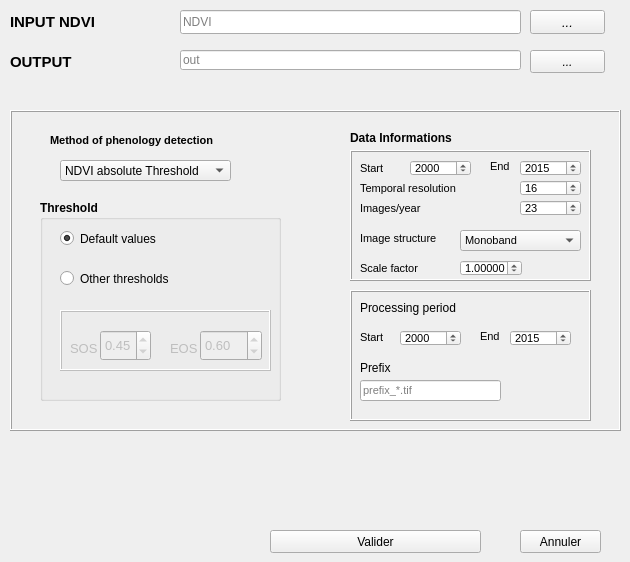
   <widget class="QWidget" name="metriquePheno">
    <attribute name="title">
     <string>Phenology detection</string>
    </attribute>
    <widget class="QFrame" name="parametrePheno">
     <property name="enabled">
      <bool>true</bool>
     </property>
     <property name="geometry">
      <rect>
       <x>10</x>
       <y>110</y>
       <width>611</width>
       <height>321</height>
      </rect>
     </property>
     <property name="font">
      <font>
       <pointsize>11</pointsize>
       <weight>75</weight>
       <bold>true</bold>
      </font>
     </property>
     <property name="frameShape">
      <enum>QFrame::Box</enum>
     </property>
     <property name="frameShadow">
      <enum>QFrame::Raised</enum>
     </property>
     <widget class="QLabel" name="label_methode">
      <property name="geometry">
       <rect>
        <x>40</x>
        <y>20</y>
        <width>201</width>
        <height>20</height>
       </rect>
      </property>
      <property name="font">
       <font>
        <pointsize>8</pointsize>
        <weight>75</weight>
        <bold>true</bold>
       </font>
      </property>
      <property name="toolTip">
       <string>&lt;html&gt;&lt;head/&gt;&lt;body&gt;&lt;p&gt;Liste déroulante dans laquelle se trouve 3 methodes de détection de métrique phénologique.&lt;/p&gt;&lt;/body&gt;&lt;/html&gt;</string>
      </property>
      <property name="text">
       <string>Method of phenology detection</string>
      </property>
     </widget>
     <widget class="QGroupBox" name="threshold">
      <property name="enabled">
       <bool>true</bool>
      </property>
      <property name="geometry">
       <rect>
        <x>30</x>
        <y>90</y>
        <width>241</width>
        <height>201</height>
       </rect>
      </property>
      <property name="font">
       <font>
        <pointsize>9</pointsize>
        <weight>75</weight>
        <bold>true</bold>
       </font>
      </property>
      <property name="title">
       <string>Threshold</string>
      </property>
      <property name="flat">
       <bool>false</bool>
      </property>
      <property name="checkable">
       <bool>false</bool>
      </property>
      <property name="checked">
       <bool>false</bool>
      </property>
      <widget class="QRadioButton" name="radioButton_default">
       <property name="geometry">
        <rect>
         <x>20</x>
         <y>30</y>
         <width>131</width>
         <height>17</height>
        </rect>
       </property>
       <property name="font">
        <font>
         <pointsize>9</pointsize>
         <weight>50</weight>
         <bold>false</bold>
        </font>
       </property>
       <property name="toolTip">
        <string>&lt;html&gt;&lt;head/&gt;&lt;body&gt;&lt;p&gt;pour chaque méthode le seuil par défaut correspond aux seuils utilisés soient dans l'article d'origine de la méthode.&lt;/p&gt;&lt;p&gt;&lt;span style=&quot; font-weight:600;&quot;&gt;NDVI absolute threshold : SOS=0.45 et EOS=0.6 &lt;/span&gt;&lt;/p&gt;&lt;p&gt;&lt;span style=&quot; font-weight:600;&quot;&gt;NDVI relative threshold : SOS =0.25 et EOS=0.75 (Adapted from VITO, SIGMA project,2013-2017)&lt;/span&gt;&lt;/p&gt;&lt;p&gt;&lt;br/&gt;&lt;/p&gt;&lt;/body&gt;&lt;/html&gt;</string>
       </property>
       <property name="text">
        <string>Default values</string>
       </property>
       <property name="checked">
        <bool>true</bool>
       </property>
      </widget>
      <widget class="QFrame" name="frame_seuil">
       <property name="enabled">
        <bool>false</bool>
       </property>
       <property name="geometry">
        <rect>
         <x>20</x>
         <y>110</y>
         <width>211</width>
         <height>61</height>
        </rect>
       </property>
       <property name="frameShape">
        <enum>QFrame::Box</enum>
       </property>
       <property name="frameShadow">
        <enum>QFrame::Raised</enum>
       </property>
       <widget class="QDoubleSpinBox" name="seuilEOS">
        <property name="enabled">
         <bool>false</bool>
        </property>
        <property name="geometry">
         <rect>
          <x>140</x>
          <y>20</y>
          <width>62</width>
          <height>31</height>
         </rect>
        </property>
        <property name="font">
         <font>
          <pointsize>10</pointsize>
          <weight>50</weight>
          <bold>false</bold>
         </font>
        </property>
        <property name="value">
         <double>0.600000000000000</double>
        </property>
       </widget>
       <widget class="QLabel" name="label_eos">
        <property name="geometry">
         <rect>
          <x>110</x>
          <y>30</y>
          <width>31</width>
          <height>16</height>
         </rect>
        </property>
        <property name="font">
         <font>
          <pointsize>10</pointsize>
          <weight>50</weight>
          <bold>false</bold>
         </font>
        </property>
        <property name="toolTip">
         <string>&lt;html&gt;&lt;head/&gt;&lt;body&gt;&lt;p&gt;EOS ou End Of Season: seuil utilisé pour la détection de la fin de la saison&lt;/p&gt;&lt;/body&gt;&lt;/html&gt;</string>
        </property>
        <property name="text">
         <string>EOS</string>
        </property>
       </widget>
       <widget class="QDoubleSpinBox" name="seuilSOS">
        <property name="enabled">
         <bool>false</bool>
        </property>
        <property name="geometry">
         <rect>
          <x>40</x>
          <y>20</y>
          <width>51</width>
          <height>31</height>
         </rect>
        </property>
        <property name="font">
         <font>
          <pointsize>10</pointsize>
          <weight>50</weight>
          <bold>false</bold>
         </font>
        </property>
        <property name="value">
         <double>0.450000000000000</double>
        </property>
       </widget>
       <widget class="QLabel" name="label_sos">
        <property name="geometry">
         <rect>
          <x>10</x>
          <y>30</y>
          <width>41</width>
          <height>16</height>
         </rect>
        </property>
        <property name="font">
         <font>
          <pointsize>10</pointsize>
          <weight>50</weight>
          <bold>false</bold>
         </font>
        </property>
        <property name="toolTip">
         <string>&lt;html&gt;&lt;head/&gt;&lt;body&gt;&lt;p&gt;SOS ou Start of Season: seuil utilisé pour la détection du début de la saison&lt;/p&gt;&lt;/body&gt;&lt;/html&gt;</string>
        </property>
        <property name="text">
         <string>SOS</string>
        </property>
       </widget>
       <zorder>label_eos</zorder>
       <zorder>label_sos</zorder>
       <zorder>seuilSOS</zorder>
       <zorder>seuilEOS</zorder>
      </widget>
      <widget class="QRadioButton" name="radioButton_seuil">
       <property name="geometry">
        <rect>
         <x>20</x>
         <y>70</y>
         <width>141</width>
         <height>17</height>
        </rect>
       </property>
       <property name="font">
        <font>
         <pointsize>9</pointsize>
         <weight>50</weight>
         <bold>false</bold>
        </font>
       </property>
       <property name="toolTip">
        <string>&lt;html&gt;&lt;head/&gt;&lt;body&gt;&lt;p&gt;Donne la possibilité de modifier les seuils&lt;/p&gt;&lt;/body&gt;&lt;/html&gt;</string>
       </property>
       <property name="text">
        <string>Other thresholds</string>
       </property>
      </widget>
      <zorder>frame_seuil</zorder>
      <zorder>radioButton_default</zorder>
      <zorder>radioButton_seuil</zorder>
     </widget>
     <widget class="QComboBox" name="methode">
      <property name="geometry">
       <rect>
        <x>50</x>
        <y>50</y>
        <width>171</width>
        <height>21</height>
       </rect>
      </property>
      <property name="font">
       <font>
        <pointsize>9</pointsize>
        <weight>50</weight>
        <bold>false</bold>
       </font>
      </property>
      <property name="toolTip">
       <string>Liste déroulante dans laquelle se trouve 3 methodes de détection de métrique phénologique.</string>
      </property>
      <item>
       <property name="text">
        <string>NDVI absolute Threshold</string>
       </property>
      </item>
      <item>
       <property name="text">
        <string>NDVI relative Threshold</string>
       </property>
      </item>
      <item>
       <property name="text">
        <string>Automatic</string>
       </property>
      </item>
     </widget>
     <widget class="QFrame" name="frame_6">
      <property name="geometry">
       <rect>
        <x>340</x>
        <y>40</y>
        <width>241</width>
        <height>131</height>
       </rect>
      </property>
      <property name="frameShape">
       <enum>QFrame::Box</enum>
      </property>
      <property name="frameShadow">
       <enum>QFrame::Raised</enum>
      </property>
      <widget class="QLabel" name="label__interpol_6">
       <property name="geometry">
        <rect>
         <x>140</x>
         <y>10</y>
         <width>46</width>
         <height>13</height>
        </rect>
       </property>
       <property name="font">
        <font>
         <pointsize>8</pointsize>
         <weight>50</weight>
         <italic>false</italic>
         <bold>false</bold>
        </font>
       </property>
       <property name="toolTip">
        <string>&lt;html&gt;&lt;head/&gt;&lt;body&gt;&lt;p&gt;Année de fin de la série temporelle (2015 par exemple)&lt;/p&gt;&lt;/body&gt;&lt;/html&gt;</string>
       </property>
       <property name="text">
        <string>End</string>
       </property>
      </widget>
      <widget class="QLabel" name="label__interpol_7">
       <property name="geometry">
        <rect>
         <x>10</x>
         <y>10</y>
         <width>51</width>
         <height>16</height>
        </rect>
       </property>
       <property name="font">
        <font>
         <pointsize>8</pointsize>
         <weight>50</weight>
         <italic>false</italic>
         <bold>false</bold>
        </font>
       </property>
       <property name="toolTip">
        <string>&lt;html&gt;&lt;head/&gt;&lt;body&gt;&lt;p&gt;année de début de la série temporelle (2000 par exemple)&lt;/p&gt;&lt;/body&gt;&lt;/html&gt;</string>
       </property>
       <property name="text">
        <string>Start</string>
       </property>
      </widget>
      <widget class="QSpinBox" name="spinBox_fin_2">
       <property name="geometry">
        <rect>
         <x>170</x>
         <y>10</y>
         <width>61</width>
         <height>16</height>
        </rect>
       </property>
       <property name="font">
        <font>
         <pointsize>8</pointsize>
         <weight>50</weight>
         <italic>false</italic>
         <bold>false</bold>
        </font>
       </property>
       <property name="maximum">
        <number>3000</number>
       </property>
       <property name="value">
        <number>2015</number>
       </property>
      </widget>
      <widget class="QLabel" name="label_15">
       <property name="geometry">
        <rect>
         <x>10</x>
         <y>50</y>
         <width>121</width>
         <height>16</height>
        </rect>
       </property>
       <property name="font">
        <font>
         <pointsize>8</pointsize>
         <weight>50</weight>
         <bold>false</bold>
        </font>
       </property>
       <property name="toolTip">
        <string>&lt;html&gt;&lt;head/&gt;&lt;body&gt;&lt;p&gt;Nombre d'images disponible par an&lt;/p&gt;&lt;/body&gt;&lt;/html&gt;</string>
       </property>
       <property name="text">
        <string>Images/year</string>
       </property>
      </widget>
      <widget class="QSpinBox" name="nbreImageAn_2">
       <property name="geometry">
        <rect>
         <x>170</x>
         <y>50</y>
         <width>61</width>
         <height>16</height>
        </rect>
       </property>
       <property name="font">
        <font>
         <pointsize>8</pointsize>
         <weight>50</weight>
         <italic>false</italic>
         <bold>false</bold>
        </font>
       </property>
       <property name="minimum">
        <number>0</number>
       </property>
       <property name="maximum">
        <number>3000</number>
       </property>
       <property name="value">
        <number>23</number>
       </property>
      </widget>
      <widget class="QSpinBox" name="frequenceJour_2">
       <property name="geometry">
        <rect>
         <x>170</x>
         <y>30</y>
         <width>61</width>
         <height>16</height>
        </rect>
       </property>
       <property name="font">
        <font>
         <pointsize>8</pointsize>
         <weight>50</weight>
         <italic>false</italic>
         <bold>false</bold>
        </font>
       </property>
       <property name="minimum">
        <number>0</number>
       </property>
       <property name="maximum">
        <number>3000</number>
       </property>
       <property name="value">
        <number>16</number>
       </property>
      </widget>
      <widget class="QSpinBox" name="spinBox_debut_2">
       <property name="geometry">
        <rect>
         <x>60</x>
         <y>10</y>
         <width>61</width>
         <height>16</height>
        </rect>
       </property>
       <property name="font">
        <font>
         <pointsize>8</pointsize>
         <weight>50</weight>
         <italic>false</italic>
         <bold>false</bold>
        </font>
       </property>
       <property name="minimum">
        <number>0</number>
       </property>
       <property name="maximum">
        <number>3000</number>
       </property>
       <property name="value">
        <number>2000</number>
       </property>
      </widget>
      <widget class="QLabel" name="label_16">
       <property name="geometry">
        <rect>
         <x>10</x>
         <y>30</y>
         <width>101</width>
         <height>16</height>
        </rect>
       </property>
       <property name="font">
        <font>
         <pointsize>8</pointsize>
         <weight>50</weight>
         <bold>false</bold>
        </font>
       </property>
       <property name="toolTip">
        <string>&lt;html&gt;&lt;head/&gt;&lt;body&gt;&lt;p&gt;Resolution temporelle ( 16 pour les données NDVI de  MODIS)&lt;/p&gt;&lt;/body&gt;&lt;/html&gt;</string>
       </property>
       <property name="text">
        <string>Temporal resolution</string>
       </property>
      </widget>
      <widget class="QDoubleSpinBox" name="facteurEchelle_2">
       <property name="geometry">
        <rect>
         <x>110</x>
         <y>110</y>
         <width>62</width>
         <height>16</height>
        </rect>
       </property>
       <property name="font">
        <font>
         <pointsize>8</pointsize>
         <weight>50</weight>
         <bold>false</bold>
        </font>
       </property>
       <property name="decimals">
        <number>5</number>
       </property>
       <property name="value">
        <double>1.000000000000000</double>
       </property>
      </widget>
      <widget class="QLabel" name="label_19">
       <property name="geometry">
        <rect>
         <x>10</x>
         <y>110</y>
         <width>81</width>
         <height>16</height>
        </rect>
       </property>
       <property name="font">
        <font>
         <pointsize>8</pointsize>
         <weight>50</weight>
         <bold>false</bold>
        </font>
       </property>
       <property name="toolTip">
        <string>&lt;html&gt;&lt;head/&gt;&lt;body&gt;&lt;p&gt;Souvent pour des raisons d'enregistrement ou autres les données sont multipliées ou divisées par une valeur. Cette valeur permet de ramener les données à leurs valeurs initiales. Par défaut, sa valeur est de 1 ce qui signifie qu'on a pas besoin d'effectuer un changement d'echelle. &lt;/p&gt;&lt;/body&gt;&lt;/html&gt;</string>
       </property>
       <property name="text">
        <string>Scale factor</string>
       </property>
      </widget>
      <widget class="QLabel" name="label_23">
       <property name="geometry">
        <rect>
         <x>10</x>
         <y>80</y>
         <width>91</width>
         <height>16</height>
        </rect>
       </property>
       <property name="font">
        <font>
         <pointsize>8</pointsize>
         <weight>50</weight>
         <bold>false</bold>
        </font>
       </property>
       <property name="toolTip">
        <string>&lt;html&gt;&lt;head/&gt;&lt;body&gt;&lt;p&gt;Structuration des données. Elles peuvent être monobande, image par an ou une image pluriannuelle.&lt;/p&gt;&lt;/body&gt;&lt;/html&gt;</string>
       </property>
       <property name="text">
        <string>Image structure</string>
       </property>
      </widget>
      <widget class="QComboBox" name="type_image_2">
       <property name="geometry">
        <rect>
         <x>110</x>
         <y>80</y>
         <width>121</width>
         <height>21</height>
        </rect>
       </property>
       <property name="font">
        <font>
         <pointsize>8</pointsize>
         <weight>50</weight>
         <italic>false</italic>
         <bold>false</bold>
        </font>
       </property>
       <property name="currentIndex">
        <number>0</number>
       </property>
       <item>
        <property name="text">
         <string>Monoband</string>
        </property>
       </item>
       <item>
        <property name="text">
         <string>Yearly image</string>
        </property>
       </item>
       <item>
        <property name="text">
         <string>Pluri-annual</string>
        </property>
       </item>
      </widget>
     </widget>
     <widget class="QLabel" name="label_17">
      <property name="geometry">
       <rect>
        <x>340</x>
        <y>20</y>
        <width>191</width>
        <height>16</height>
       </rect>
      </property>
      <property name="font">
       <font>
        <pointsize>9</pointsize>
        <weight>75</weight>
        <bold>true</bold>
       </font>
      </property>
      <property name="text">
       <string>Data Informations</string>
      </property>
     </widget>
     <widget class="QFrame" name="frame_7">
      <property name="geometry">
       <rect>
        <x>340</x>
        <y>180</y>
        <width>241</width>
        <height>131</height>
       </rect>
      </property>
      <property name="font">
       <font>
        <weight>50</weight>
        <bold>false</bold>
       </font>
      </property>
      <property name="frameShape">
       <enum>QFrame::Box</enum>
      </property>
      <property name="frameShadow">
       <enum>QFrame::Raised</enum>
      </property>
      <widget class="QLabel" name="label__interpol_8">
       <property name="geometry">
        <rect>
         <x>130</x>
         <y>40</y>
         <width>46</width>
         <height>13</height>
        </rect>
       </property>
       <property name="font">
        <font>
         <pointsize>8</pointsize>
         <weight>50</weight>
         <italic>false</italic>
         <bold>false</bold>
        </font>
       </property>
       <property name="toolTip">
        <string>&lt;html&gt;&lt;head/&gt;&lt;body&gt;&lt;p&gt;Année de fin de traitement (superieure à la date de début de la serie et inferieure ou égale à la date de fin de la série)&lt;/p&gt;&lt;/body&gt;&lt;/html&gt;</string>
       </property>
       <property name="text">
        <string>End</string>
       </property>
      </widget>
      <widget class="QLabel" name="label__interpol_9">
       <property name="geometry">
        <rect>
         <x>10</x>
         <y>40</y>
         <width>51</width>
         <height>16</height>
        </rect>
       </property>
       <property name="font">
        <font>
         <pointsize>8</pointsize>
         <weight>50</weight>
         <italic>false</italic>
         <bold>false</bold>
        </font>
       </property>
       <property name="toolTip">
        <string>&lt;html&gt;&lt;head/&gt;&lt;body&gt;&lt;p&gt;Année du début de traitement (superieure ou égale à la date de debut de la serie et inferieure à la date de fin de la série et aussi inferieure à la date de fin de traitement)&lt;/p&gt;&lt;/body&gt;&lt;/html&gt;</string>
       </property>
       <property name="text">
        <string>Start</string>
       </property>
       <property name="textInteractionFlags">
        <set>Qt::LinksAccessibleByMouse|Qt::TextSelectableByMouse</set>
       </property>
      </widget>
      <widget class="QSpinBox" name="debutTraitement_2">
       <property name="geometry">
        <rect>
         <x>50</x>
         <y>40</y>
         <width>61</width>
         <height>16</height>
        </rect>
       </property>
       <property name="font">
        <font>
         <pointsize>8</pointsize>
         <weight>50</weight>
         <italic>false</italic>
         <bold>false</bold>
        </font>
       </property>
       <property name="minimum">
        <number>0</number>
       </property>
       <property name="maximum">
        <number>3000</number>
       </property>
       <property name="value">
        <number>2000</number>
       </property>
      </widget>
      <widget class="QSpinBox" name="finTraitement_2">
       <property name="geometry">
        <rect>
         <x>160</x>
         <y>40</y>
         <width>61</width>
         <height>16</height>
        </rect>
       </property>
       <property name="font">
        <font>
         <pointsize>8</pointsize>
         <weight>50</weight>
         <italic>false</italic>
         <bold>false</bold>
        </font>
       </property>
       <property name="maximum">
        <number>3000</number>
       </property>
       <property name="value">
        <number>2015</number>
       </property>
      </widget>
      <widget class="QLabel" name="label_18">
       <property name="geometry">
        <rect>
         <x>10</x>
         <y>70</y>
         <width>211</width>
         <height>16</height>
        </rect>
       </property>
       <property name="font">
        <font>
         <pointsize>9</pointsize>
         <weight>50</weight>
         <bold>false</bold>
        </font>
       </property>
       <property name="toolTip">
        <string>&lt;html&gt;&lt;head/&gt;&lt;body&gt;&lt;p&gt;texte qui permettra de retrouver facilement les fichiers enrégistrés&lt;/p&gt;&lt;/body&gt;&lt;/html&gt;</string>
       </property>
       <property name="text">
        <string>Prefix</string>
       </property>
      </widget>
      <widget class="QLineEdit" name="prefixeOut_2">
       <property name="geometry">
        <rect>
         <x>10</x>
         <y>90</y>
         <width>141</width>
         <height>21</height>
        </rect>
       </property>
       <property name="font">
        <font>
         <pointsize>8</pointsize>
         <weight>50</weight>
         <bold>false</bold>
        </font>
       </property>
       <property name="text">
        <string/>
       </property>
       <property name="placeholderText">
        <string>prefix_*.tif</string>
       </property>
      </widget>
      <widget class="QLabel" name="label_20">
       <property name="geometry">
        <rect>
         <x>10</x>
         <y>10</y>
         <width>141</width>
         <height>16</height>
        </rect>
       </property>
       <property name="font">
        <font>
         <pointsize>9</pointsize>
        </font>
       </property>
       <property name="text">
        <string>Processing period</string>
       </property>
      </widget>
     </widget>
     <zorder>threshold</zorder>
     <zorder>label_methode</zorder>
     <zorder>methode</zorder>
     <zorder>frame_6</zorder>
     <zorder>label_17</zorder>
     <zorder>frame_7</zorder>
    </widget>
    <widget class="QPushButton" name="pushButton_execution_metrique">
     <property name="enabled">
      <bool>true</bool>
     </property>
     <property name="geometry">
      <rect>
       <x>270</x>
       <y>530</y>
       <width>211</width>
       <height>23</height>
      </rect>
     </property>
     <property name="text">
      <string>Valider</string>
     </property>
    </widget>
    <widget class="QLabel" name="label_cheminOut_metrique">
     <property name="geometry">
      <rect>
       <x>10</x>
       <y>50</y>
       <width>191</width>
       <height>23</height>
      </rect>
     </property>
     <property name="font">
      <font>
       <pointsize>11</pointsize>
       <weight>75</weight>
       <bold>true</bold>
      </font>
     </property>
     <property name="toolTip">
      <string>&lt;html&gt;&lt;head/&gt;&lt;body&gt;&lt;p&gt;Répertoire dans lequel les données en sortie seront enregistrées&lt;/p&gt;&lt;/body&gt;&lt;/html&gt;</string>
     </property>
     <property name="text">
      <string>OUTPUT</string>
     </property>
     <property name="buddy">
      <cstring>cheminOut</cstring>
     </property>
    </widget>
    <widget class="QPushButton" name="pushButton_cheminOut_metrique">
     <property name="geometry">
      <rect>
       <x>530</x>
       <y>50</y>
       <width>75</width>
       <height>23</height>
      </rect>
     </property>
     <property name="font">
      <font>
       <pointsize>9</pointsize>
       <italic>true</italic>
      </font>
     </property>
     <property name="toolTip">
      <string>&lt;html&gt;&lt;head/&gt;&lt;body&gt;&lt;p&gt;ce buton permet d'aller chercher des dossiers existant dans le pc&lt;/p&gt;&lt;/body&gt;&lt;/html&gt;</string>
     </property>
     <property name="text">
      <string>...</string>
     </property>
    </widget>
    <widget class="QLineEdit" name="cheminOut_metrique">
     <property name="geometry">
      <rect>
       <x>180</x>
       <y>50</y>
       <width>341</width>
       <height>20</height>
      </rect>
     </property>
     <property name="placeholderText">
      <string>out</string>
     </property>
    </widget>
    <widget class="QLineEdit" name="cheminNDVI_metrique">
     <property name="enabled">
      <bool>true</bool>
     </property>
     <property name="geometry">
      <rect>
       <x>180</x>
       <y>10</y>
       <width>341</width>
       <height>24</height>
      </rect>
     </property>
     <property name="maximumSize">
      <size>
       <width>16777215</width>
       <height>1655</height>
      </size>
     </property>
     <property name="text">
      <string/>
     </property>
     <property name="dragEnabled">
      <bool>false</bool>
     </property>
     <property name="readOnly">
      <bool>false</bool>
     </property>
     <property name="placeholderText">
      <string>NDVI</string>
     </property>
    </widget>
    <widget class="QPushButton" name="pushButton_cheminNDVI_metrique">
     <property name="enabled">
      <bool>true</bool>
     </property>
     <property name="geometry">
      <rect>
       <x>530</x>
       <y>10</y>
       <width>75</width>
       <height>24</height>
      </rect>
     </property>
     <property name="font">
      <font>
       <pointsize>10</pointsize>
       <italic>true</italic>
      </font>
     </property>
     <property name="toolTip">
      <string>&lt;html&gt;&lt;head/&gt;&lt;body&gt;&lt;p&gt;&amp;lt;html&amp;gt;&amp;lt;head/&amp;gt;&amp;lt;body&amp;gt;&amp;lt;p&amp;gt;ce buton permet d'aller chercher des dossiers existant dans le pc&amp;lt;/p&amp;gt;&amp;lt;/body&amp;gt;&amp;lt;/html&amp;gt;&lt;/p&gt;&lt;/body&gt;&lt;/html&gt;</string>
     </property>
     <property name="text">
      <string>...</string>
     </property>
    </widget>
    <widget class="QLabel" name="label_cheminNDVI_3">
     <property name="enabled">
      <bool>true</bool>
     </property>
     <property name="geometry">
      <rect>
       <x>10</x>
       <y>10</y>
       <width>201</width>
       <height>24</height>
      </rect>
     </property>
     <property name="font">
      <font>
       <pointsize>11</pointsize>
       <weight>75</weight>
       <bold>true</bold>
      </font>
     </property>
     <property name="toolTip">
      <string>&lt;html&gt;&lt;head/&gt;&lt;body&gt;&lt;p&gt;Répertoire dans lequel se trouve les images du NDVI qui vont servir à l'estimation des métriques phénologiques et le calcul des anomlies&lt;/p&gt;&lt;/body&gt;&lt;/html&gt;</string>
     </property>
     <property name="text">
      <string>INPUT NDVI</string>
     </property>
     <property name="buddy">
      <cstring>cheminNDVI</cstring>
     </property>
    </widget>
    <widget class="QPushButton" name="cancel_2">
     <property name="geometry">
      <rect>
       <x>520</x>
       <y>530</y>
       <width>81</width>
       <height>23</height>
      </rect>
     </property>
     <property name="text">
      <string>Annuler</string>
     </property>
    </widget>
   </widget>
